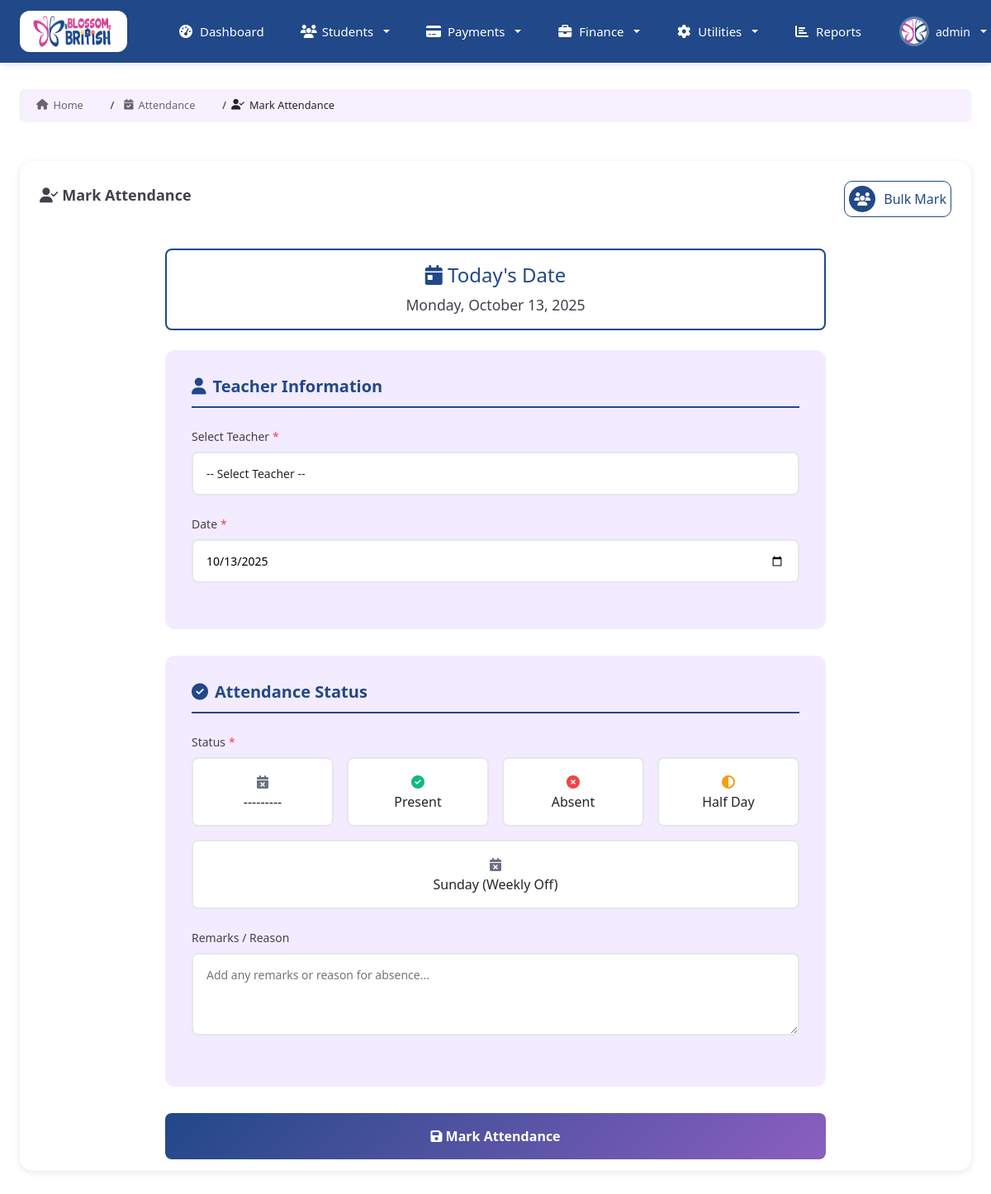
Screenshot of /utils/attendance/mark/ (signed in) with the database file from the repository.
### home/models.py (models this page shows, shortened)
class CustomUser(AbstractBaseUser, PermissionsMixin):
    email = models.EmailField(unique=True, verbose_name='email address')
    username = models.CharField(max_length=30, unique=True,verbose_name='username')
    first_name = models.CharField(max_length=30, blank=True, verbose_name='first name')
    last_name = models.CharField(max_length=30, blank=True, verbose_name='last name')
    is_active = models.BooleanField(default=True, verbose_name='active')
    is_staff = models.BooleanField(default=False, verbose_name='staff status')
    avatar = models.ImageField(upload_to='avatars/', blank=True, null=True)
    role = models.CharField(max_length=20,
                            choices=(
                                ("user","user"),
                                ("account","account"),
                                ("admin","admin"),
                            ),
                            default='user'
                            )
    date_joined = models.DateTimeField(auto_now_add=True, verbose_name='date joined')
    objects = CustomUserManager()
    USERNAME_FIELD = 'username'
    REQUIRED_FIELDS = ["first_name", "last_name", "email"]
    class Meta:
        verbose_name = 'user'
        verbose_name_plural = 'users'

### home/decorators.py (the view)
    def wrapper_func(request, *args, **kwargs):
        if request.user.is_authenticated:
            return view_func(request,*args,**kwargs)
        else:
            messages.info(request,"You are not logged in please login to continue")
            return redirect("signin")

### utils/forms.py (shortened to what this page needs)
class AttendanceForm(forms.ModelForm):
    class Meta:
        model = Attendance
        fields = ['teacher', 'date', 'status', 'remarks']
        widgets = {
            'teacher': forms.Select(attrs={
                'class': 'form-input',
                'required': True
            }),
            'date': forms.DateInput(attrs={
                'type': 'date',
                'class': 'form-input',
                'required': True
            }),
            'status': forms.Select(attrs={
                'class': 'form-input',
                'required': True
            }),
            'remarks': forms.Textarea(attrs={
                'class': 'form-input',
                'rows': 3,
                'placeholder': 'Add any remarks or reason for absence...'
            }),
        }
    def __init__(self, *args, **kwargs):
        super().__init__(*args, **kwargs)
        self.fields['teacher'].queryset = Teacher.objects.filter(
            is_active=True
        ).order_by('full_name')
        if not self.instance.pk:
            self.fields['date'].initial = timezone.now().date()

### home/context_processors.py (called while the page is built)
def user_context(request):
    if isinstance(request.user, AnonymousUser):
        return {}
    return {
        'user_full_name': f"{request.user.first_name} {request.user.last_name}".strip(),
        'user_initials': f"{request.user.first_name[:1]}{request.user.last_name[:1]}".upper() if request.user.first_name and request.user.last_name else request.user.username[:2].upper(),
        'user_role_display': request.user.role.title() if hasattr(request.user, 'role') else 'User',
    }

### templates/attendance/mark_attendance.html (shortened to what this page needs)
{% extends 'auth_templates/index.html' %}
{% load static %}
{% block content %}
<div class="breadcrumb-container">
    <nav aria-label="breadcrumb" class="custom-breadcrumb">
        <div class="breadcrumb-wrapper">
            <ol class="breadcrumb-list">
                <li class="breadcrumb-item">
                    <a href="{% url 'index' %}" class="breadcrumb-link">
                        <i class="fas fa-home"></i>
                        <span>Home</span>
                    </a>
                </li>
                <li class="breadcrumb-item">
                    <a href="{% url 'attendance_dashboard' %}" class="breadcrumb-link">
                        <i class="fas fa-calendar-check"></i>
                        <span>Attendance</span>
                    </a>
                </li>
                <li class="breadcrumb-item active" aria-current="page">
                    <i class="fas fa-user-check"></i>
                    <span>Mark Attendance</span>
                </li>
            </ol>
        </div>
    </nav>
</div>
<div class="students-container">
    <div class="dashboard-card-1">
        <div class="card-header">
            <h3><i class="fas fa-user-check"></i> Mark Attendance</h3>
            <a href="{% url 'bulk_mark_attendance' %}" class="add-item-button">
                <span class="add-event"><i class="fas fa-users"></i></span>
                <span style="margin-left: 10px;">Bulk Mark</span>
            </a>
        </div>
        <div class="card-content">
            <div class="attendance-form-container">
                <div class="today-info">
                    <h4><i class="fas fa-calendar-day"></i> Today's Date</h4>
                    <p>{{ today|date:"l, F d, Y" }}</p>
                </div>
                <form method="post" id="attendanceForm">
                    <div class="form-section">
                        <h4 class="section-title">
                            <i class="fas fa-user"></i>
                            Teacher Information
                        </h4>
                        <div class="form-group">
                            <label for="teacher" class="form-label required-field">Select Teacher</label>
                            <select name="teacher" id="teacher" class="form-select" required {% if teacher %}disabled{% endif %}>
                                <option value="">-- Select Teacher --</option>
                            </select>
                        </div>
                        <div class="form-group">
                            <label for="date" class="form-label required-field">Date</label>
                            {{ form.date }}
                        </div>
                    </div>
                    <div class="form-section">
                        <h4 class="section-title">
                            <i class="fas fa-check-circle"></i>
                            Attendance Status
                        </h4>
                        <div class="form-group">
                            <label class="form-label required-field">Status</label>
                            <div class="status-radio-group">
                                {% for value, label in form.fields.status.choices %}
                                    <div class="radio-option">
                                        <label for="status_{{ value }}" class="radio-label">
                                            {% if value == 'present' %}
                                                <i class="fas fa-check-circle" style="color: var(--success);"></i>
                                            {% elif value == 'absent' %}
                                                <i class="fas fa-times-circle" style="color: var(--error);"></i>
                                            {% elif value == 'half_day' %}
                                                <i class="fas fa-adjust" style="color: #f59e0b;"></i>
                                            {% else %}
                                                <i class="fas fa-calendar-times" style="color: #6b7280;"></i>
                                            {% endif %}
                                            <br>
                                            {{ label }}
                                        </label>
                                    </div>
                                {% endfor %}
                            </div>
                        </div>
                        <div class="form-group">
                            <label for="remarks" class="form-label">Remarks / Reason</label>
                            {{ form.remarks }}
                        </div>
                    </div>
                    <button type="submit" class="submit-button">
                        <i class="fas fa-save"></i>
                        Mark Attendance
                    </button>
                </form>
            </div>
        </div>
    </div>
</div>
{% endblock %}

### templates/auth_templates/index.html (shortened to what this page needs)
<!DOCTYPE html>
{% load static %}
<html lang="en">
<head>
    <link rel="stylesheet" href="{% static 'css/styles.css' %}">
    <link href="https://cdnjs.cloudflare.com/ajax/libs/font-awesome/6.4.0/css/all.min.css" rel="stylesheet">
  <link href="{% static 'glightbox/glightbox.min.css' %}" rel="stylesheet">
    <link href="https://cdnjs.cloudflare.com/ajax/libs/bootstrap/5.3.2/css/bootstrap.min.css" rel="stylesheet">
    <link href="https://cdnjs.cloudflare.com/ajax/libs/font-awesome/6.4.0/css/all.min.css" rel="stylesheet">
</head>
<body>
 <nav class="navbar navbar-expand-lg custom-navbar sticky-top">
    <div class="container-fluid px-4">
        <a class="navbar-brand" href="{% url 'index' %}">
            <img src="{% static 'img/BB_LOGO_V1.png' %}" alt="Blossom British"  style="max-width: 100px;">
        </a>
        <div class="collapse navbar-collapse" id="navbarNav">
            <ul class="navbar-nav me-auto ms-4">
                <li class="nav-item">
                    <a class="nav-link" href="{% url 'index' %}">
                        <i class="fas fa-tachometer-alt"></i>
                        Dashboard
                    </a>
                </li>
                <li class="nav-item dropdown">
                    <a class="nav-link dropdown-toggle" href="#" role="button" data-bs-toggle="dropdown" aria-expanded="false">
                        <i class="fas fa-users"></i>
                        Students
                    </a>
                </li>
                <li class="nav-item dropdown">
                    <a class="nav-link dropdown-toggle" href="#" role="button" data-bs-toggle="dropdown" aria-expanded="false">
                        <i class="fas fa-credit-card"></i>
                        Payments
                    </a>
                </li>
                <li class="nav-item dropdown">
                    <a class="nav-link dropdown-toggle" href="#" role="button" data-bs-toggle="dropdown" aria-expanded="false">
                        <i class="fas fa-briefcase"></i> Finance
                    </a>
                </li>
                <li class="nav-item dropdown">
                    <a class="nav-link dropdown-toggle" href="#" role="button" data-bs-toggle="dropdown" aria-expanded="false">
                        <i class="fas fa-cog"></i>
                        Utilities
                    </a>
                </li>
                <li class="nav-item">
                    <a class="nav-link" href="{% url 'reports_dashboard' %}">
                        <i class="fas fa-chart-bar"></i> Reports
                    </a>
                </li>
            </ul>
            <ul class="navbar-nav ms-auto">
                <li class="nav-item dropdown">
                    <a class="nav-link dropdown-toggle user-menu text-white" href="#" role="button" data-bs-toggle="dropdown" aria-expanded="false">
                        {% if user.avatar %}
                            <img src="{{ user.avatar.url }}" alt="User" class="user-avatar">
                        {% else %}
                            <img src="{% static 'img/userplaceholder.png' %}" alt="User" class="user-avatar">
                        {% endif %}
                        <span class="user-name">{{ user.username }}</span>
                    </a>
                </li>
            </ul>
        </div>
    </div>
</nav>
<main class="main-content">
    <div class="dashboard-container">
        {% block content %}{% endblock %}
    </div>
</main>
</body>
</html>

### templates/attendance/mark_attendance.html (style rules this page uses)
:root { --primary-blue: #214888; --secondary-pink: #D54395; --accent-purple: #8B5FBF; --light-purple: #F3EBFF; --white: #FFFFFF; --text-dark: #453F4E; --success: #10B981; --error: #EF4444; --border-color: #E5E7EB; --border-radius: 12px; }
.attendance-form-container { max-width: 800px; margin: 0 auto; }
.form-section { background: var(--light-purple); padding: 2rem; border-radius: var(--border-radius); margin-bottom: 2rem; }
.section-title { color: var(--primary-blue); font-size: 1.25rem; font-weight: 600; margin-bottom: 1.5rem; display: flex; align-items: center; gap: 0.5rem; padding-bottom: 0.75rem; border-bottom: 2px solid var(--primary-blue); }
.form-group { margin-bottom: 1.5rem; }
.form-label { display: block; color: var(--text-dark); font-weight: 500; margin-bottom: 0.5rem; font-size: 0.875rem; }
.required-field::after { content: '*'; color: var(--error); margin-left: 0.25rem; }
.form-input, .form-select, .form-textarea { width: 100%; padding: 0.875rem 1rem; border: 2px solid var(--border-color); border-radius: 8px; font-size: 0.875rem; font-family: inherit; transition: all 0.3s ease; background: var(--white); box-sizing: border-box; }
.form-textarea { resize: vertical; min-height: 100px; }
.status-radio-group { display: flex; gap: 1rem; flex-wrap: wrap; }
.radio-option { flex: 1; min-width: 150px; }
.radio-label { display: block; padding: 1rem; border: 2px solid var(--border-color); border-radius: 8px; text-align: center; cursor: pointer; transition: all 0.3s ease; background: var(--white); }
.submit-button { background: linear-gradient(135deg, var(--primary-blue) 0%, var(--accent-purple) 100%); color: var(--white); border: none; padding: 1rem 2.5rem; border-radius: 8px; font-size: 1rem; font-weight: 600; cursor: pointer; transition: all 0.3s ease; width: 100%; }
.today-info { background: var(--white); padding: 1rem; border-radius: 8px; margin-bottom: 1.5rem; text-align: center; border: 2px solid var(--primary-blue); }
.today-info h4 { color: var(--primary-blue); margin: 0 0 0.5rem 0; }
.today-info p { margin: 0; color: var(--text-dark); font-size: 1.1rem; font-weight: 500; }

### rows the page displays
CustomUser: avatar (picture), username "admin"

### other values shown
{{ label }} "---------" "Present" "Absent" "Half Day" "Sunday (Weekly Off)"
